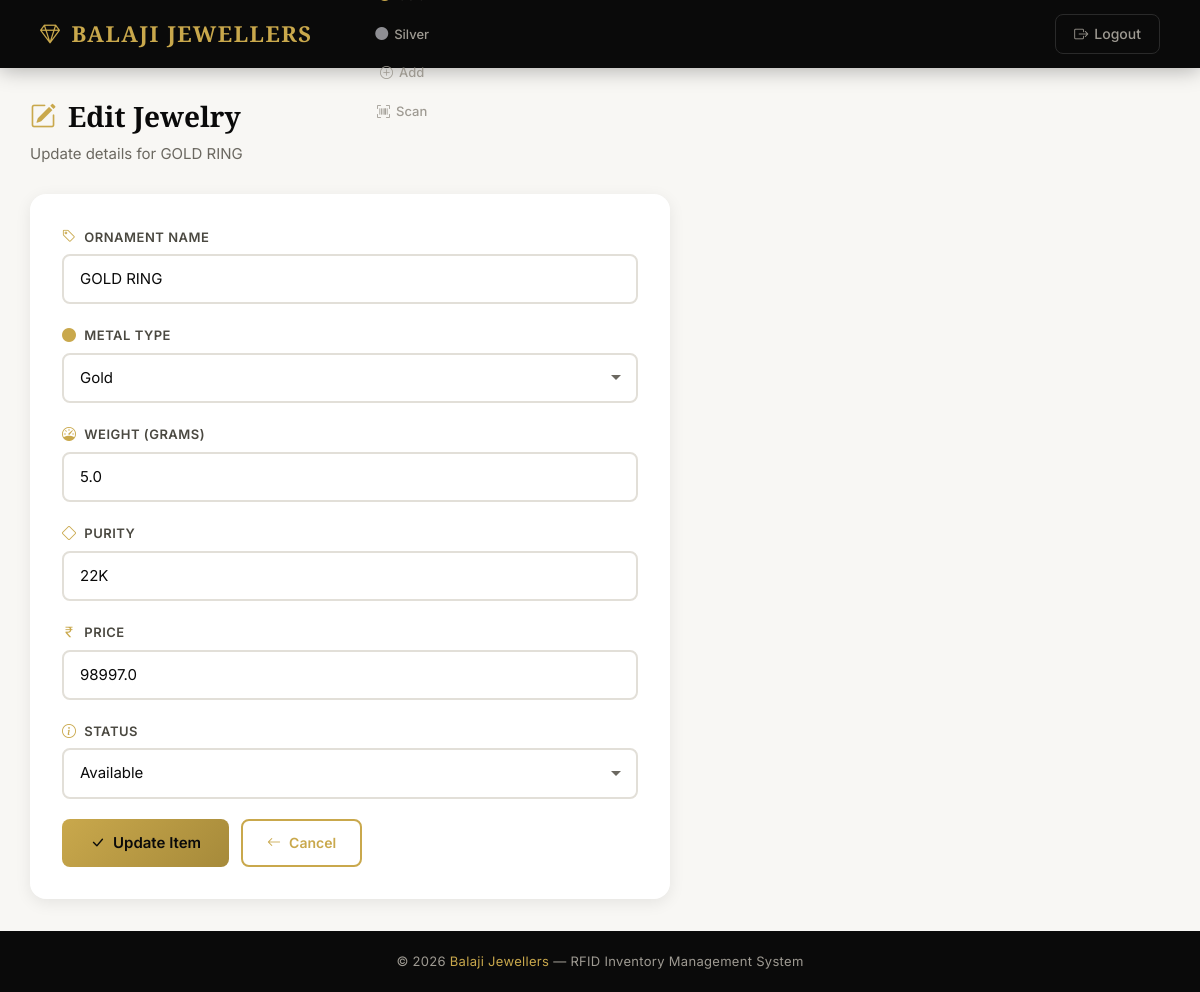
Screenshot of /edit/1 (signed in) with the database file from the repository.
### app.py (models this page shows)
class Jewelry(db.Model):
    id = db.Column(db.Integer, primary_key=True)
    rfid_id = db.Column(db.String(100), unique=True)
    ornament_name = db.Column(db.String(100))
    weight = db.Column(db.Float)
    purity = db.Column(db.String(20))
    price = db.Column(db.Float)
    status = db.Column(db.String(20))
    metal_type = db.Column(db.String(20), default="Gold")

### app.py (the view, shortened to what this page needs)
@app.route('/edit/<int:id>', methods=['GET', 'POST'])
@login_required
def edit_item(id):
    item = Jewelry.query.get_or_404(id)
    return render_template('edit.html', item=item)

### app.py (called while the page is built)
@login_manager.user_loader
def load_user(user_id):
    return db.session.get(Admin, int(user_id))

### templates/edit.html (shortened to what this page needs)
{% extends 'base.html' %}
{% block content %}
<div class="page-header animate-fade-in">
    <h1><i class="bi bi-pencil-square"></i> Edit Jewelry</h1>
    <p>Update details for {{ item.ornament_name }}</p>
</div>
<div class="card card-p-4 form-section animate-fade-in-delay-1">
    <form method="POST">
        <div class="form-group">
            <label><i class="bi bi-tag"></i> Ornament Name</label>
            <input type="text" class="form-control" name="ornament_name" value="{{ item.ornament_name }}" required>
        </div>
        <div class="form-group">
            <label><i class="bi bi-circle-fill text-gold"></i> Metal Type</label>
            <select name="metal_type" class="form-control" required>
                <option value="Gold" {% if item.metal_type == "Gold" %}selected{% endif %}>Gold</option>
            </select>
        </div>
        <div class="form-group">
            <label><i class="bi bi-speedometer"></i> Weight (grams)</label>
            <input type="number" step="0.01" class="form-control" name="weight" value="{{ item.weight }}" required>
        </div>
        <div class="form-group">
            <label><i class="bi bi-diamond"></i> Purity</label>
            <input type="text" class="form-control" name="purity" value="{{ item.purity }}" required>
        </div>
        <div class="form-group">
            <label><i class="bi bi-currency-rupee"></i> Price</label>
            <input type="number" class="form-control" name="price" value="{{ item.price }}" required>
        </div>
        <div class="form-group">
            <label><i class="bi bi-info-circle"></i> Status</label>
            <select name="status" class="form-control">
                <option {% if item.status == "Available" %}selected{% endif %}>Available</option>
            </select>
        </div>
        <div class="form-actions">
            <button type="submit" class="btn-gold">
                <i class="bi bi-check-lg"></i> Update Item
            </button>
            <a href="/inventory" class="btn-outline-gold">
                <i class="bi bi-arrow-left"></i> Cancel
            </a>
        </div>
    </form>
</div>
{% endblock %}

### static/css/style.css (style rules this page uses)
:root { --gold: #c9a84c; --gold-light: #e8d48b; --gold-dark: #a68a3a; --gold-glow: rgba(201, 168, 76, 0.25); --black: #0a0a0a; --black-soft: #1a1a1a; --black-muted: #2a2a2a; --white: #ffffff; --warm-white: #faf9f6; --gray-50: #f8f7f4; --gray-100: #f0ede8; --gray-200: #e2dfd8; --gray-300: #c8c4bc; --gray-400: #9e9a92; --gray-500: #6b6860; --gray-600: #4a4840; --silver: #8e8e93; --silver-light: #d1d1d6; --silver-dark: #636366; --silver-glow: rgba(142, 142, 147, 0.25); --green: #2d8a4e; --green-light: #d4edda; --red: #c0392b; --red-light: #f8d7da; --blue: #2563eb; --blue-light: #dbeafe; --shadow-sm: 0 1px 3px rgba(0,0,0,0.06); --shadow-md: 0 4px 16px rgba(0,0,0,0.08); --shadow-lg: 0 8px 32px rgba(0,0,0,0.1); --shadow-xl: 0 16px 48px rgba(0,0,0,0.12); --shadow-gold: 0 4px 20px rgba(201,168,76,0.2); --radius-sm: 8px; --radius-md: 12px; --radius-lg: 16px; --radius-xl: 20px; --transition: 0.3s cubic-bezier(0.4, 0, 0.2, 1); --transition-fast: 0.15s ease; }
*, *::before, *::after { margin: 0; padding: 0; box-sizing: border-box; }
html { scroll-behavior: smooth; }
body { background: var(--gray-50); font-family: 'Inter', -apple-system, BlinkMacSystemFont, 'Segoe UI', sans-serif; color: var(--black-soft); line-height: 1.6; min-height: 100vh; display: flex; flex-direction: column; -webkit-font-smoothing: antialiased; }
.animate-fade-in { animation: fadeInUp 0.5s ease both; }
.animate-fade-in-delay-1 { animation: fadeInUp 0.5s ease 0.1s both; }
.page-header { margin-bottom: 28px; }
.page-header h1 { font-family: 'Playfair Display', serif; font-size: 28px; font-weight: 700; color: var(--black); display: flex; align-items: center; gap: 12px; }
.page-header h1 i { color: var(--gold); font-size: 26px; }
.page-header p { color: var(--gray-500); margin-top: 4px; font-size: 15px; }
.card { border: none; border-radius: var(--radius-lg); background: var(--white); box-shadow: var(--shadow-md); transition: var(--transition); overflow: hidden; }
.card-p-4 { padding: 32px; }
.btn-gold { background: linear-gradient(135deg, var(--gold), var(--gold-dark)); color: var(--black); border: none; padding: 12px 28px; border-radius: var(--radius-sm); font-weight: 600; font-size: 15px; cursor: pointer; transition: var(--transition); display: inline-flex; align-items: center; gap: 8px; text-decoration: none; }
.btn-outline-gold { background: transparent; color: var(--gold); border: 2px solid var(--gold); padding: 10px 24px; border-radius: var(--radius-sm); font-weight: 600; font-size: 14px; cursor: pointer; transition: var(--transition); display: inline-flex; align-items: center; gap: 8px; text-decoration: none; }
.form-section { max-width: 640px; }
.form-group { margin-bottom: 20px; }
.form-group label { display: block; font-size: 13px; font-weight: 600; color: var(--gray-600); margin-bottom: 6px; text-transform: uppercase; letter-spacing: 0.5px; }
.form-group label i { color: var(--gold); margin-right: 4px; font-size: 14px; }
.form-control { width: 100%; padding: 12px 16px; border: 2px solid var(--gray-200); border-radius: var(--radius-sm); font-size: 15px; outline: none; transition: var(--transition); background: var(--white); font-family: 'Inter', sans-serif; color: var(--black); }
.form-control::placeholder { color: var(--gray-400); }
select.form-control { appearance: none; background-repeat: no-repeat; background-position: right 14px center; padding-right: 36px; cursor: pointer; }
.form-actions { display: flex; gap: 12px; margin-top: 8px; }
.text-gold { color: var(--gold); }

### rows the page displays
Jewelry: ornament_name "GOLD RING", metal_type "Gold", weight "5.0", purity "22K", price "98997.0", status "Available"
